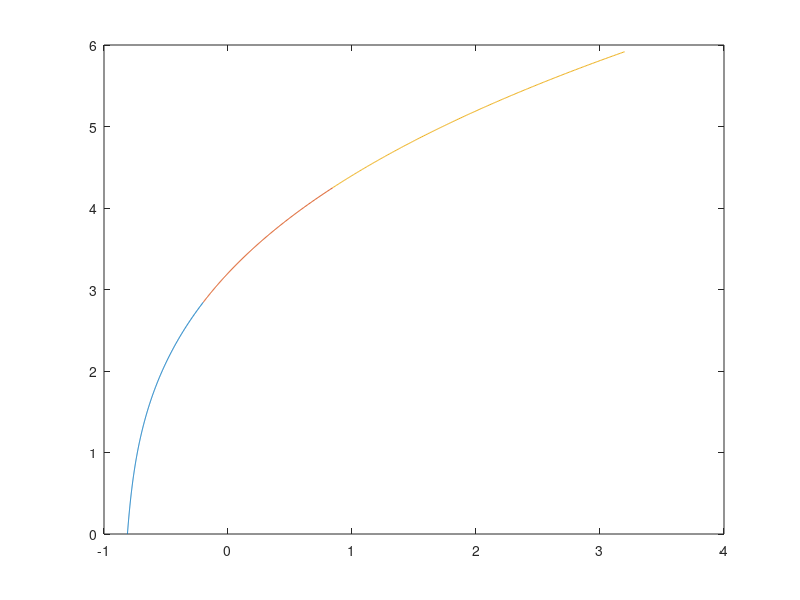
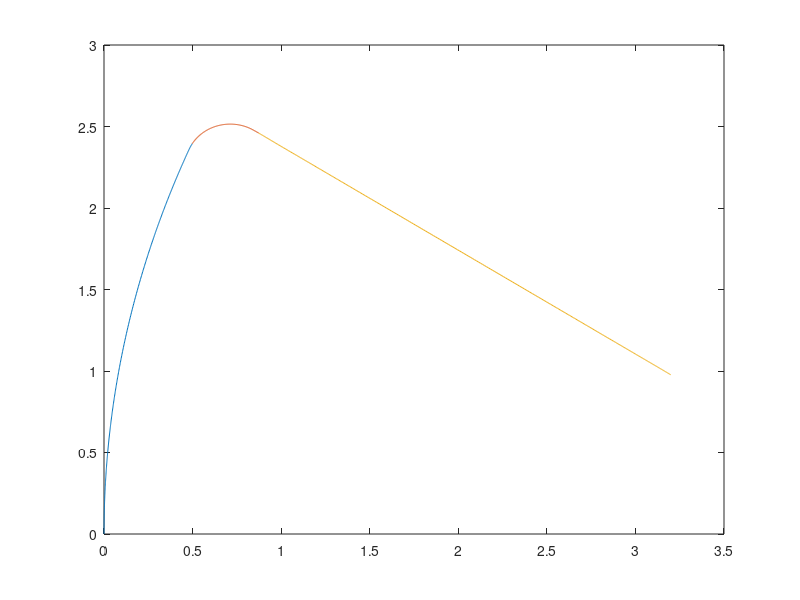

The MATLAB source for these figures, in order: (Note: this script raises an error after producing the figures.)
load orioncurves.mat
load xm.mat;
xu = xm;

xmax = 3.2;
x1 = -0.2;
x2 = 0.85;
x3 = 0.4812+0.0187;
x4 = 0.8477+0.0256;

ind = (xm(:,1) <= xmax);
xm = xm(ind,:);

ind = (xl(:,1) <= xmax);
xl = xl(ind,:);

ind = (xu(:,1) <= xmax);
xu = xu(ind,:);

%figure(1);clf;plot(xl(:,1),xl(:,2),xu(:,1),xu(:,2));

ind = (xu(:,1) <= x1);
xu1 = xu(ind,:);

ind = (xu(:,1) > x1 & xu(:,1) <= x2);
xu2 = [xu1(end,:); xu(ind,:)];

ind = (xu(:,1) > x2);
xu3 = [xu2(end,:); xu(ind,:)];

ind = (xl(:,1) <= x3);
xl1 = xl(ind,:);

ind = (xl(:,1) > x3 & xl(:,1) <= x4);
xl2 = [xl1(end,:); xl(ind,:)];

ind = (xl(:,1) > x4);
xl3 = [xl2(end,:); xl(ind,:)];

figure(1);clf;plot(xu1(:,1),xu1(:,2),xu2(:,1),xu2(:,2),xu3(:,1),xu3(:,2));
figure(2);clf;plot(xl1(:,1),xl1(:,2),xl2(:,1),xl2(:,2),xl3(:,1),xl3(:,2));

[p1, t, dgnodes1, mesh1, il1, iu1] = surfmesh2d(xl1, xu1, 48, 60, 3, [2 2], [9, 6]);
[p2, t, dgnodes2, mesh2, il2, iu2] = surfmesh2d(xl2, xu2, 24, 60, 3, [1 1], [9, 6], 0);
[p3, t, dgnodes3, mesh3, il3, iu3] = surfmesh2d(xl3, xu3, 24, 60, 3, [3 1], [9, 6], 0.6);

pu1 = p1(:,iu1)';
pu2 = p2(:,iu2)';
pu3 = p3(:,iu3)';

figure(3); clf; meshplot(mesh1,0);
hold on;
meshplot(mesh2,0);
meshplot(mesh3,0);

% plot(pu1(:,1), pu1(:,2), 'o', 'LineWidth', 2);
% plot(pu2(:,1), pu2(:,2), 'o', 'LineWidth', 2);
% plot(pu3(:,1), pu3(:,2), 'o', 'LineWidth', 2);

% plot(xl1(:,1), xl1(:,2), 'o', 'LineWidth', 2);
% plot(xu1(:,1), xu1(:,2), 's', 'LineWidth', 2);
% plot(xl2(:,1), xl2(:,2), 'o', 'LineWidth', 2);
% plot(xu2(:,1), xu2(:,2), 's', 'LineWidth', 2);
% plot(xl3(:,1), xl3(:,2), 'o', 'LineWidth', 2);
% plot(xu3(:,1), xu3(:,2), 's', 'LineWidth', 2);

ymin = 1e-4;
x = mesh3.dgnodes(:,1,:);
xmax = max(x(:));
t = linspace(pi, pi/2, 1000);
xc = 5.8 + 7*cos(t);
yc = ymin + 6.8*sin(t);
ind = xc <=xmax;
xc = xc(ind);
yc = yc(ind);

% plot(xm(:,1), xm(:,2), '-', 'LineWidth', 3);
% plot(xc, yc, '-');

axis equal; axis tight;
% 
% pu = unique([pu1; pu2; pu3], 'rows');
% [p, t, dgnodes4, mesh4] = surfmesh2d(xm, [xc(:) yc(:)], pu, 10, 3, [0 0], [5, 1]);
% %figure(2); clf; 
% meshplot(mesh4,0);
% %hold on;
% %plot(pu(:,1), pu(:,2), 'o', 'LineWidth', 2);
% x = squeeze(dgnodes3(:,1,:));
% y = squeeze(dgnodes3(:,2,:));
% plot(x(:),y(:),'o');
% x = squeeze(dgnodes4(:,1,:));
% y = squeeze(dgnodes4(:,2,:));
% plot(x(:),y(:),'o');



